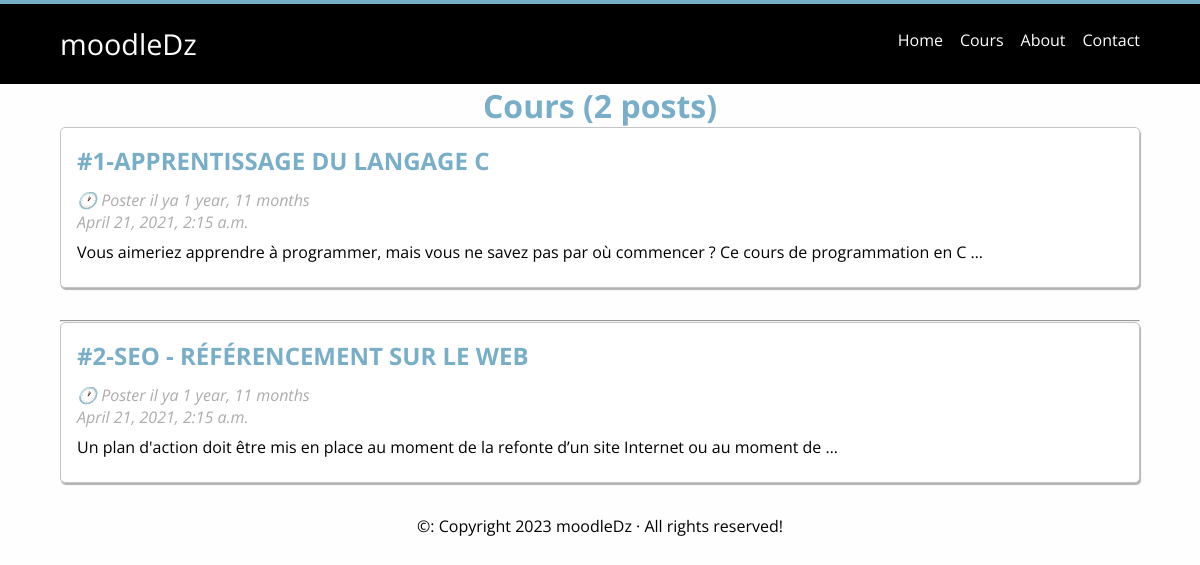
Screenshot of /blog/ with the database file from the repository.
### blog/models.py (models this page shows, shortened)
class TimespamtedModel(models.Model):
    created_at=models.DateTimeField(auto_now_add=True)#sera modifié a l'ajout
    updated_at=models.DateTimeField(auto_now=True)#sera modifié a chaque modification
    class Meta:
        abstract = True

class Post(TimespamtedModel):
    title = models.CharField(max_length=255)
    body= models.TextField()

### blog/views.py (the view)
def index(request):
    return render(request, 'blog/index.html',{
        'posts':ps.objects.all()
    })

### blog/Templates/blog/index.html (shortened to what this page needs)
{% extends 'blog/base.html' %}
{% load static %}
{% block htitle %}
    <h1 style='color: #78aec8; text-align:center'>Cours ({{posts|length}} posts)</h1>
{% endblock %}
{% block body %}
    <div>
        {% for post in posts %}
            <article>
                <h2 class='title'>
                    <a href='/blog/posts/{{post.id}}'>#{{post.id}}-{{post.title|upper}}</a>
                </h2>
                <p class='time'><time datetime="{{post.created_at|date:'Y-m-d'}}">🕐 Poster il ya {{ post.created_at|timesince }}</time></p>
                <p class='time'><time datetime="{{post.created_at|date:'Y-m-d'}}"> {{ post.created_at }}</time></p>
                <p class='content'>
                    {{post.body|truncatewords:20}}
                </p>
            </article>
            {% if not forloop.last %}
            <hr>
            {% endif %}
        {%empty%}
        <p>Sorry, no posts available.</p>
            {% endfor %}
    </div>
{% endblock %}

### blog/Templates/blog/base.html
{% extends 'Layouts/base.html' %}
{% load static %}
{% block stylesheets %}
    <link rel="stylesheet" href="{% static 'blog/css/style.css' %}">
{% endblock %}
{% block content %}
    {% block body %}
    {% endblock %}
{% endblock %}

### Templates/Layouts/base.html (shortened to what this page needs)
{% load static %}
<!DOCTYPE html>
<html lang="en">
<head>
    <link rel="stylesheet" type='text/css' href="https://cdnjs.cloudflare.com/ajax/libs/normalize/6.0.0/normalize.min.css">
    <link rel="stylesheet" type="text/css" href='{% static "css/style.css" %}'>
    {% block stylesheets %}{% endblock %}
</head>
<body>
    {% include 'Layouts/_nav.html' %}
    {% block htitle %}{% endblock %}
    <div class="wrapper">
        {% block content %}{% endblock content %}
    </div>
</body>
    <div class="wrapper text-center">
        {% include 'Layouts/_footer.html' %}
    </div>
</html>

### Templates/Layouts/_nav.html
<nav class='navbar'>
    <div class="wrapper">
        <a href='{% url "home" %}' class='navbar-brand'>moodleDz</a>
        <ul class='navbar-right'>
            <li> <a href='{% url "home" %}'>Home</a></li>
            <li> <a href='{% url "index" %}'>Cours</a></li>
            <li> <a href='{% url "about" %}'>About</a></li>
            <li> <a href='{% url "contact" %}'>Contact</a></li>
        </ul>
    </div>
</nav>

### Templates/Layouts/_footer.html
<footer>
    <p>&copy: Copyright {% now 'Y' %} moodleDz &middot; All rights reserved!</p>
</footer>

### static/css/style.css (style rules this page uses)
* { margin:0; padding:0; }
.wrapper { width: 1440px; max-width: 90%; margin:0 auto; }
.text-center { text-align: center; }
body { font-family: 'Open Sans', Arial, Helvetica, sans-serif; background-color: #fefefe; }
.navbar { background-color: #000; border-top: 4px solid #78aec8; height: 80px; }
.navbar-brand, .navbar-right { margin-top:20px; display: inline-block; }
.navbar .navbar-brand { font-size: 1.8em; color: #fff; text-decoration:none; }
.navbar .navbar-right { float: right; }
.navbar .navbar-right li { display: inline-block; list-style:none; margin-top: 0.3em; margin-right:0.8em; }
.navbar .navbar-right li:last-child { margin-right:0em; }
.navbar .navbar-right li a { color:#fff; text-decoration: none; }

### blog/static/blog/css/style.css (style rules this page uses)
article { background-color: #fff; border:1px solid #c5c5c5; margin-bottom: 2em; padding:1em; box-shadow: 1px 2px 1px rgba(0, 0, 0, .3); border-radius: 5px; }
article .title { margin-bottom: .5em; }
article .title a { color:#78aec8; text-decoration: none; }
article .time { font-style: italic; color:#acacac; }
article .content { padding:.5em 0; }

### rows the page displays
Post: id "1", title "APPRENTISSAGE DU LANGAGE C", created_at "1 year, 11 months", created_at "April 21, 2021, 2:15 a.m.", body "Vous aimeriez apprendre à programmer, mais vous ne savez pas par où commencer ? Ce cours de programmation en C …"
Post: id "2", title "SEO - RÉFÉRENCEMENT SUR LE WEB", created_at "1 year, 11 months", created_at "April 21, 2021, 2:15 a.m.", body "Un plan d'action doit être mis en place au moment de la refonte d’un site Internet ou au moment de …"

### other values shown
{{ posts|length }} "2"
